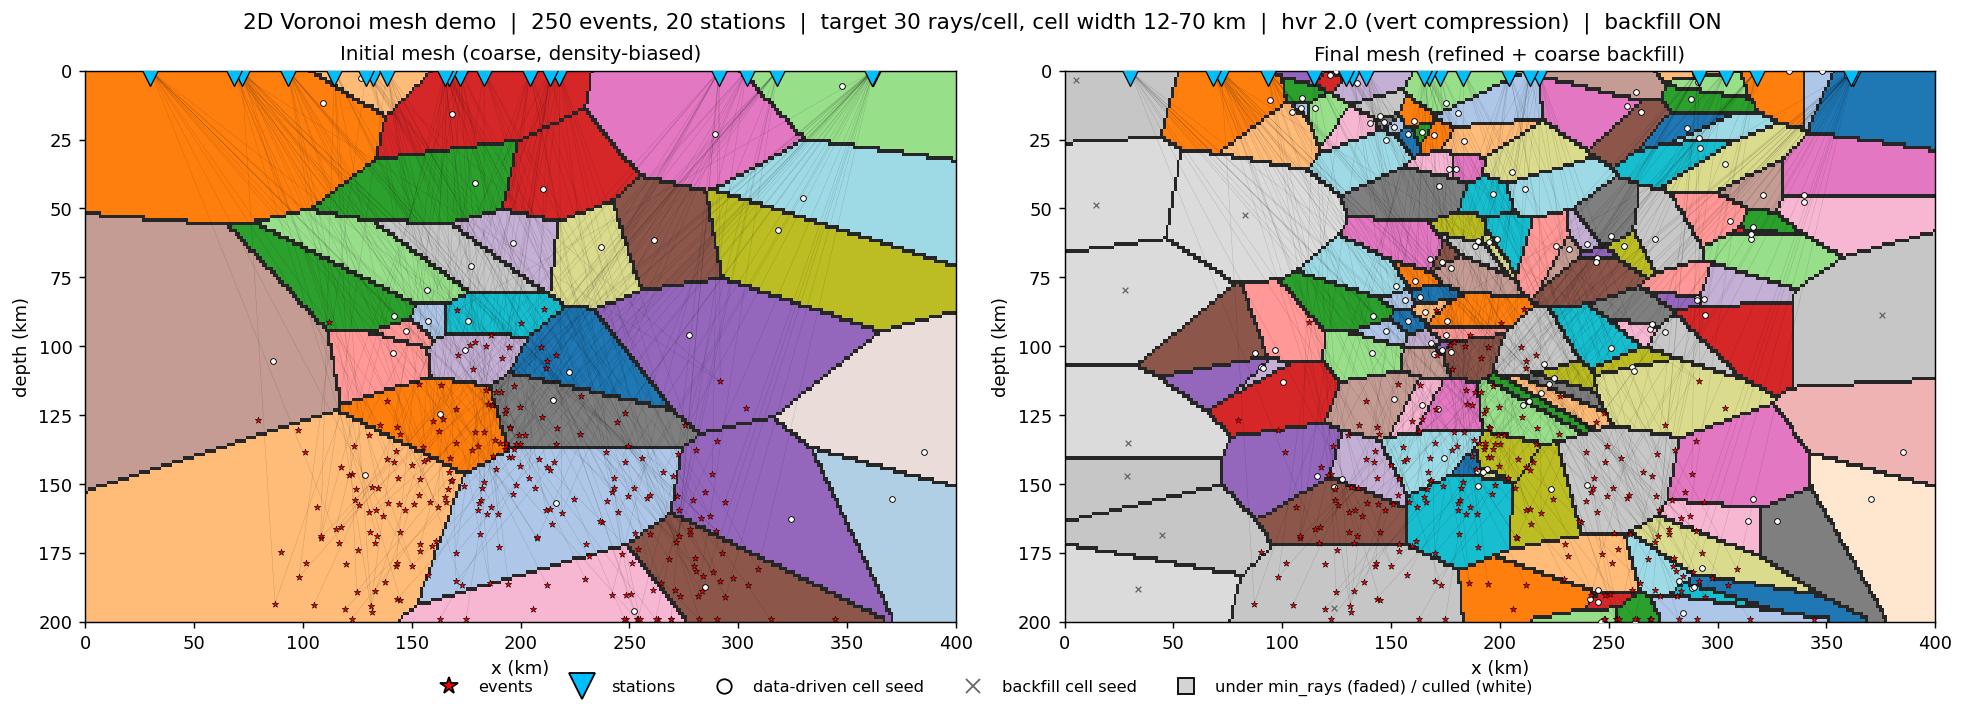

Write Python code to recreate this figure.
#!/usr/bin/env python3
"""
mesh_demo.py  --  2D illustration of the data-driven Voronoi mesher.

A teaching/diagnostic toy that mirrors ``_iterator._generate_voronoi_cells``
in two dimensions (a vertical slice: x = horizontal km, z = depth km):

    1. coarse INITIAL mesh, seed density biased to the data (ray) density
    2. assign every ray-path point to its nearest seed (a Voronoi cell)
    3. SPLIT any cell with > target_rays rays that is still wider than
       min_cell_width, for several passes
    4. CULL empty cells
    5. BACKFILL empty volume with COARSE filler keyed to max_cell_width

ALL distances are taken in a metric space where the vertical (depth) axis
is scaled by ``hvr`` (horizontal-to-vertical ratio), exactly as the real
code stretches the radial axis inside _to_xyz.  hvr > 1 makes cells
vertically thin -- the "Nx vert compression" your log reports.

Straight rays, Euclidean, no velocity model: the point is the *meshing*.

Usage
-----
    python mesh_demo.py
    python mesh_demo.py --events 300 --stations 25 --hvr 3
    python mesh_demo.py --hvr 1 --no-backfill --clusters 1 --seed 7
"""

import argparse
import numpy as np
from scipy.spatial import cKDTree
import matplotlib
matplotlib.use("Agg")
import matplotlib.pyplot as plt
from matplotlib.lines import Line2D


CONFIG = dict(
    width=400.0, depth=200.0,                 # domain (km)
    n_events=250, n_stations=20, clusters=3,  # data
    max_rays=4000,
    max_cell_width=70.0, min_cell_width=12.0, # meshing knobs (km)
    target_rays=30, min_rays=10,
    max_passes=10, max_seeds=2000, enable_backfill=True,
    hvr=2.0,                                  # horizontal-to-vertical ratio
    seed=1, out="mesh_demo.png",
)


# --------------------------------------------------------------------------
# Metric transform: scale depth by hvr so all NN/Voronoi distances treat
# vertical separation as hvr-times larger (=> vertically compressed cells).
# --------------------------------------------------------------------------
def _metric(pts, hvr):
    out = np.asarray(pts, dtype=float).copy()
    out[..., 1] *= hvr
    return out


def _unmetric(pts, hvr):
    """Inverse of _metric: undo the depth stretch (xyz -> real coords)."""
    out = np.asarray(pts, dtype=float).copy()
    out[..., 1] /= hvr
    return out


# --------------------------------------------------------------------------
# Data generation
# --------------------------------------------------------------------------
def make_data(cfg, rng):
    W, D = cfg["width"], cfg["depth"]
    sx = rng.uniform(0.05 * W, 0.95 * W, cfg["n_stations"])
    stations = np.column_stack([sx, np.zeros_like(sx)])

    ne = cfg["n_events"]
    if cfg["clusters"] <= 0:
        ex = rng.uniform(0.05 * W, 0.95 * W, ne)
        ez = rng.uniform(0.15 * D, 0.95 * D, ne)
    else:
        cx = rng.uniform(0.15 * W, 0.85 * W, cfg["clusters"])
        cz = rng.uniform(0.20 * D, 0.85 * D, cfg["clusters"])
        spread = 0.06 * W
        which = rng.integers(0, cfg["clusters"], ne)
        ex = np.clip(cx[which] + rng.normal(0, spread, ne), 1, W - 1)
        ez = np.clip(cz[which] + rng.normal(0, spread, ne), 1, D - 1)
    return np.column_stack([ex, ez]), stations


def make_rays(events, stations, cfg, rng):
    pairs = [(e, s) for e in events for s in stations]
    if len(pairs) > cfg["max_rays"]:
        idx = rng.choice(len(pairs), cfg["max_rays"], replace=False)
        pairs = [pairs[i] for i in idx]
    pts, ids, segs = [], [], []
    for rid, (e, s) in enumerate(pairs):
        n = max(8, int(np.hypot(*(e - s)) / 3.0))
        t = np.linspace(0.0, 1.0, n)[:, None]
        pts.append(s[None, :] * (1 - t) + e[None, :] * t)
        ids.append(np.full(n, rid))
        segs.append(np.vstack([s, e]))
    return np.vstack(pts), np.concatenate(ids), segs


# --------------------------------------------------------------------------
# Mesh construction (mirrors _generate_voronoi_cells)
# --------------------------------------------------------------------------
def initial_seeds(ray_pts, cfg, rng):
    """Coarse, density-biased initial seeds.

    n_initial ~ metric_area / max_cell_width^2 (2D analogue of
    metric_volume / width^3); metric_area includes the hvr stretch, so a
    larger hvr asks for more (vertically thinner) cells -- just like the
    real code derives n_initial from _to_xyz(corners).
    """
    W, D, hvr = cfg["width"], cfg["depth"], cfg["hvr"]
    metric_area = W * (D * hvr)
    n_initial = int(np.clip(metric_area / cfg["max_cell_width"] ** 2, 8, 600))

    nb = max(4, int(round(np.sqrt(n_initial))) * 2)
    H, xe, ze = np.histogram2d(ray_pts[:, 0], ray_pts[:, 1],
                               bins=nb, range=[[0, W], [0, D]])
    dens = H.ravel().astype(float)
    dens = dens / dens.sum() if dens.sum() > 0 else np.ones_like(dens)
    prob = 0.7 * dens + 0.3 * np.ones_like(dens) / dens.size
    prob /= prob.sum()

    idx = rng.choice(dens.size, size=n_initial, p=prob)
    ix, iz = np.unravel_index(idx, (nb, nb))
    sx = xe[ix] + rng.random(n_initial) * (xe[1] - xe[0])
    sz = ze[iz] + rng.random(n_initial) * (ze[1] - ze[0])
    return np.column_stack([np.clip(sx, 0, W), np.clip(sz, 0, D)]), n_initial


def _cell_widths(seeds, hvr):
    """NN distance per seed IN METRIC SPACE -> cell-width proxy."""
    if len(seeds) < 2:
        return np.full(len(seeds), np.inf)
    d, _ = cKDTree(_metric(seeds, hvr)).query(_metric(seeds, hvr), k=2)
    return d[:, 1]


def refine(seeds, ray_pts, ray_id, cfg, rng):
    """Top-down refinement, mirroring _generate_voronoi_cells.

    Each pass (in the hvr-scaled metric space):
      - assign every ray point to its nearest seed (Voronoi)
      - count UNIQUE rays per cell; estimate cell width = NN distance
      - split any cell over target_rays whose children would still clear
        min_cell_width, using the source's estimate r_cell / 1.587
      - a split REPLACES the parent with 3-5 children scattered
        ISOTROPICALLY in metric space at scale (nn*0.5)/2, then mapped back
        to real coords.  The inverse metric divides depth by hvr, so an
        isotropic metric blob lands as a vertically-squashed cluster -- the
        compression is baked into the subdivision, not fitted to the data.
    Loops to convergence (no cell needs splitting) up to max_passes.
    """
    target, min_w, hvr = cfg["target_rays"], cfg["min_cell_width"], cfg["hvr"]
    rp_metric = _metric(ray_pts, hvr)
    n_splits, passes_used = 0, 0

    for _ in range(cfg["max_passes"]):
        passes_used += 1
        seeds_metric = _metric(seeds, hvr)
        tree = cKDTree(seeds_metric)
        if len(seeds) > 1:
            nn = tree.query(seeds_metric, k=2)[0][:, 1]
        else:
            nn = np.full(len(seeds), np.inf)
        _, nearest = tree.query(rp_metric)

        sets = [set() for _ in range(len(seeds))]
        for c, rid in zip(nearest, ray_id):
            sets[c].add(rid)
        counts = np.array([len(s) for s in sets])

        # 1.587 = 4**(1/3): the source's estimate of child width after a
        # 4-way split, kept verbatim so the rule matches the code you'll
        # read (a strict 2D analogue would be 2.0).
        to_split = np.array([i for i in range(len(seeds))
                             if counts[i] > target
                             and (min_w == 0 or nn[i] / 1.587 >= min_w)])
        if to_split.size == 0 or len(seeds) >= cfg["max_seeds"]:
            break
        rng.shuffle(to_split)                          # a touch of chaos

        keep = np.ones(len(seeds), dtype=bool)
        children = []
        for i in to_split:
            keep[i] = False
            parent_m = seeds_metric[i]
            r_split = nn[i] * 0.5
            n_child = int(rng.choice([3, 4, 5]))
            off = rng.normal(scale=r_split / 2.0, size=(n_child, 2))
            kids = _unmetric(parent_m + off, hvr)      # back to real coords
            kids[:, 0] = np.clip(kids[:, 0], 0, cfg["width"])
            kids[:, 1] = np.clip(kids[:, 1], 0, cfg["depth"])
            children.append(kids)
        n_splits += len(to_split)                      # count parents split
        seeds = np.vstack([seeds[keep]] + children)

    return seeds, n_splits, passes_used


def cull_empty(seeds, ray_pts, cfg):
    _, nearest = cKDTree(_metric(seeds, cfg["hvr"])).query(_metric(ray_pts, cfg["hvr"]))
    keep = np.zeros(len(seeds), dtype=bool)
    keep[np.unique(nearest)] = True
    return seeds[keep], int((~keep).sum())


def backfill(data_seeds, cfg, rng):
    """COARSE filler keyed to max_cell_width, in metric space."""
    if not cfg["enable_backfill"] or len(data_seeds) == 0:
        return np.empty((0, 2))
    W, D, hvr = cfg["width"], cfg["depth"], cfg["hvr"]
    spacing = cfg["max_cell_width"]
    n_cand = int(np.clip(W * (D * hvr) / spacing ** 2 * 2.0, 16, 1000))
    cand = np.column_stack([rng.uniform(0, W, n_cand), rng.uniform(0, D, n_cand)])
    d, _ = cKDTree(_metric(data_seeds, hvr)).query(_metric(cand, hvr))
    return cand[d > spacing]


# --------------------------------------------------------------------------
# Diagnostics (mirror the log)
# --------------------------------------------------------------------------
def diagnose(tag, all_seeds, n_data, ray_pts, ray_id, cfg,
             n_initial, n_splits, passes_used, n_culled):
    hvr = cfg["hvr"]
    n_total = len(all_seeds)
    n_back = n_total - n_data

    _, nearest = cKDTree(_metric(all_seeds, hvr)).query(_metric(ray_pts, hvr))
    sets = [set() for _ in range(n_total)]
    for c, rid in zip(nearest, ray_id):
        sets[c].add(rid)
    rpc = np.array([len(s) for s in sets])
    pop = rpc[rpc > 0]

    dw = _cell_widths(all_seeds[:n_data], hvr)
    dw = dw[np.isfinite(dw)]

    print(f"  [{tag}] Adaptive mesh: {n_total} cells "
          f"({n_data} data-driven, {n_back} backfill); started with {n_initial}, "
          f"performed {n_splits} splits in {passes_used} passes, "
          f"culled {n_culled} empty cells")
    if dw.size:
        p = np.percentile(dw, [10, 25, 75, 90])
        print(f"  [{tag}] Cell width (km, {hvr:.1f}x vert compression, data-driven only): "
              f"10%: {p[0]:.1f} 25%: {p[1]:.1f} 75%: {p[2]:.1f} 90%: {p[3]:.1f}, "
              f"mean/median = {dw.mean():.1f}/{np.median(dw):.1f}")
    cov = len(pop)
    if cov:
        print(f"  [{tag}] Ray coverage: {cov}/{n_total} cells ({100*cov/n_total:.1f}%), "
              f"avg rays-per-sampled-cell: {pop.mean():.1f}")
        under = int((pop < cfg["min_rays"]).sum())
        well = int((pop >= cfg["target_rays"]).sum())
        q = np.percentile(pop, [10, 25, 50, 75, 90])
        print(f"  [{tag}]  Mesh diagnostic (target {cfg['target_rays']} rays/cell):")
        print(f"  [{tag}]    {cov} populated cells: {under} ({100*under/cov:.1f}%) "
              f"under min_rays ({cfg['min_rays']}), {well} ({100*well/cov:.1f}%) well-resolved")
        print(f"  [{tag}]    rays-per-cell 10%: {q[0]:.0f}, 25%: {q[1]:.0f}, "
              f"50%: {q[2]:.0f}, 75%: {q[3]:.0f}, 90%: {q[4]:.0f}")


# --------------------------------------------------------------------------
# Plotting
# --------------------------------------------------------------------------
def raster_cells(ax, seeds, n_data, ray_pts, ray_id, cfg, res=320):
    """Rasterise the (metric) Voronoi diagram and colour each cell by fate:

        backfill cell (kept filler)        -> grey
        data cell, 0 rays (will be culled) -> white
        data cell, 0 < rays < min_rays     -> faded colour (under-resolved)
        data cell, rays >= min_rays        -> full colour
    """
    W, D, hvr = cfg["width"], cfg["depth"], cfg["hvr"]
    min_rays = cfg["min_rays"]
    nx = res
    nz = max(8, int(res * D / W))
    gx, gz = np.meshgrid(np.linspace(0, W, nx), np.linspace(0, D, nz))
    grid = np.column_stack([gx.ravel(), gz.ravel()])
    tree = cKDTree(_metric(seeds, hvr))
    _, nearest = tree.query(_metric(grid, hvr))
    nearest = nearest.reshape(nz, nx)

    # unique-ray count per cell, against THIS seed set so the colours match
    # the tessellation actually drawn
    _, owner = tree.query(_metric(ray_pts, hvr))
    sets = [set() for _ in range(len(seeds))]
    for c, rid in zip(owner, ray_id):
        sets[c].add(rid)
    counts = np.array([len(s) for s in sets])

    cmap = plt.get_cmap("tab20")
    white = np.array([1.0, 1.0, 1.0])
    under_alpha = 0.35                       # opacity of under-resolved cells
    rgb = np.ones((nz, nx, 3))               # default white (covers culled)

    for c in range(len(seeds)):
        m = nearest == c
        if not m.any():
            continue
        if c >= n_data:                      # backfill filler (kept)
            rgb[m] = 0.86 if (c % 2 == 0) else 0.78
        elif counts[c] == 0:                 # empty data cell -> culled
            rgb[m] = white
        else:
            col = np.array(cmap((c % 20) / 20.0)[:3])
            if counts[c] < min_rays:         # under-resolved -> fade to bg
                col = under_alpha * col + (1.0 - under_alpha) * white
            rgb[m] = col

    edge = np.zeros((nz, nx), bool)
    edge[:, :-1] |= nearest[:, :-1] != nearest[:, 1:]
    edge[:-1, :] |= nearest[:-1, :] != nearest[1:, :]
    rgb[edge] = 0.15
    ax.imshow(rgb, origin="upper", extent=[0, W, D, 0], aspect="auto",
              interpolation="nearest")


def plot(events, stations, segs, ray_pts, ray_id, init_seeds, final_seeds, n_data, cfg):
    W, D = cfg["width"], cfg["depth"]
    fig, axes = plt.subplots(1, 2, figsize=(15, 5.2), constrained_layout=True)
    for ax, seeds, ndat, title in (
        (axes[0], init_seeds, len(init_seeds), "Initial mesh (coarse, density-biased)"),
        (axes[1], final_seeds, n_data, "Final mesh (refined + coarse backfill)"),
    ):
        raster_cells(ax, seeds, ndat, ray_pts, ray_id, cfg)
        step = max(1, len(segs) // 220)
        for seg in segs[::step]:
            ax.plot(seg[:, 0], seg[:, 1], color="k", lw=0.25, alpha=0.18)
        ax.scatter(seeds[:ndat, 0], seeds[:ndat, 1], s=10, c="white",
                   edgecolors="k", linewidths=0.5, zorder=5)
        if len(seeds) > ndat:
            ax.scatter(seeds[ndat:, 0], seeds[ndat:, 1], s=10, c="0.4",
                       marker="x", linewidths=0.7, zorder=5)
        ax.scatter(events[:, 0], events[:, 1], s=14, c="red", marker="*",
                   edgecolors="k", linewidths=0.3, zorder=6)
        ax.scatter(stations[:, 0], stations[:, 1], s=275, c="deepskyblue",
                   marker="v", edgecolors="k", linewidths=0.7, zorder=7)
        ax.set_title(title, fontsize=11)
        ax.set_xlabel("x (km)"); ax.set_ylabel("depth (km)")
        ax.set_xlim(0, W); ax.set_ylim(D, 0)

    legend = [
        Line2D([0], [0], marker="*", color="w", markerfacecolor="red",
               markeredgecolor="k", markersize=10, label="events"),
        Line2D([0], [0], marker="v", color="w", markerfacecolor="deepskyblue",
               markeredgecolor="k", markersize=14, label="stations"),
        Line2D([0], [0], marker="o", color="w", markerfacecolor="white",
               markeredgecolor="k", markersize=8, label="data-driven cell seed"),
        Line2D([0], [0], marker="x", color="0.4", linestyle="None",
               markersize=8, label="backfill cell seed"),
        Line2D([0], [0], marker="s", color="w", markerfacecolor="0.83",
               markeredgecolor="k", markersize=9, label="under min_rays (faded) / culled (white)"),
    ]
    fig.legend(handles=legend, loc="lower center", ncol=5,
               bbox_to_anchor=(0.5, -0.04), frameon=False, fontsize=9)
    fig.suptitle(
        f"2D Voronoi mesh demo  |  {cfg['n_events']} events, {cfg['n_stations']} stations  |  "
        f"target {cfg['target_rays']} rays/cell, cell width {cfg['min_cell_width']:.0f}-"
        f"{cfg['max_cell_width']:.0f} km  |  hvr {cfg['hvr']:.1f} (vert compression)  |  "
        f"backfill {'ON' if cfg['enable_backfill'] else 'OFF'}", fontsize=12)
    fig.savefig(cfg["out"], dpi=130, bbox_inches="tight")
    print(f"\nFigure written to {cfg['out']}")


# --------------------------------------------------------------------------
def parse_args():
    p = argparse.ArgumentParser(description="2D Voronoi mesh demo")
    p.add_argument("--events", type=int, dest="n_events")
    p.add_argument("--stations", type=int, dest="n_stations")
    p.add_argument("--clusters", type=int)
    p.add_argument("--target-rays", type=int, dest="target_rays")
    p.add_argument("--min-rays", type=int, dest="min_rays")
    p.add_argument("--min-cell-width", type=float, dest="min_cell_width")
    p.add_argument("--max-cell-width", type=float, dest="max_cell_width")
    p.add_argument("--hvr", type=float)
    p.add_argument("--passes", type=int, dest="max_passes")
    p.add_argument("--no-backfill", action="store_true")
    p.add_argument("--seed", type=int)
    p.add_argument("--out", type=str)
    return p.parse_args()


def main():
    cfg = dict(CONFIG)
    args = parse_args()
    for k, v in vars(args).items():
        if k == "no_backfill":
            continue
        if v is not None:
            cfg[k] = v
    if args.no_backfill:
        cfg["enable_backfill"] = False

    rng = np.random.default_rng(cfg["seed"])
    events, stations = make_data(cfg, rng)
    ray_pts, ray_id, segs = make_rays(events, stations, cfg, rng)
    print(f"Built {len(np.unique(ray_id))} rays "
          f"({len(events)} events x {len(stations)} stations), "
          f"{len(ray_pts)} path points  |  hvr = {cfg['hvr']:.1f}\n")

    seeds, n_initial = initial_seeds(ray_pts, cfg, rng)
    init_seeds = seeds.copy()
    diagnose("INITIAL", seeds, len(seeds), ray_pts, ray_id, cfg, n_initial, 0, 0, 0)

    seeds, n_splits, passes_used = refine(seeds, ray_pts, ray_id, cfg, rng)
    seeds, n_culled = cull_empty(seeds, ray_pts, cfg)
    n_data = len(seeds)

    filler = backfill(seeds, cfg, rng)
    final_seeds = np.vstack([seeds, filler]) if len(filler) else seeds

    print()
    diagnose("FINAL", final_seeds, n_data, ray_pts, ray_id, cfg,
             n_initial, n_splits, passes_used, n_culled)

    plot(events, stations, segs, ray_pts, ray_id, init_seeds, final_seeds, n_data, cfg)


if __name__ == "__main__":
    main()
